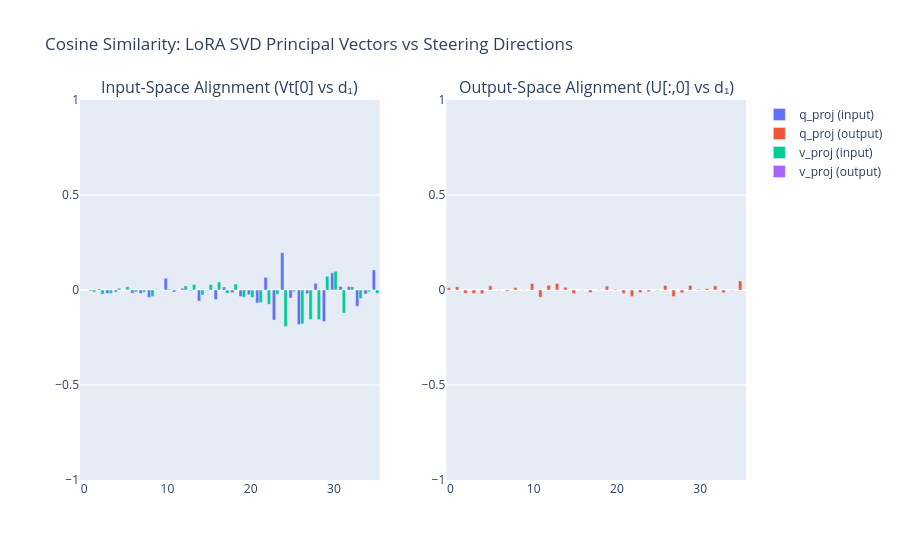

Notebook source saved alongside this figure:
### Code cell
fig = make_subplots(
    rows=1, cols=2,
    subplot_titles=("Input-Space Alignment (Vt[0] vs d₁)", "Output-Space Alignment (U[:,0] vs d₁)"),
)

for module in df_w["module"].unique():
    sub = df_w[df_w["module"] == module]
    fig.add_trace(
        go.Bar(x=sub["layer_idx"], y=sub["cos_sim_input"], name=f"{module} (input)"),
        row=1, col=1,
    )
    fig.add_trace(
        go.Bar(x=sub["layer_idx"], y=sub["cos_sim_output"], name=f"{module} (output)"),
        row=1, col=2,
    )

fig.update_layout(title="Cosine Similarity: LoRA SVD Principal Vectors vs Steering Directions", barmode="group")
fig.update_yaxes(range=[-1, 1])
fig.show()

### Figure 1 — Plotly figure (JSON) as saved in the notebook; plotly's stock layout.template omitted (floating-point values rounded to 4 significant figures)
{"data": [{"name": "q_proj (input)", "type": "bar", "x": [0, 1, 2, 3, 4, 5, 6, 7, 8, 9, 10, 11, 12, 13, 14, 15, 16, 17, 18, 19, 20, 21, 22, 23, 24, 25, 26, 27, 28, 29, 30, 31, 32, 33, 34, 35], "xaxis": "x", "y": [NaN, -0.005038, 0.005672, -0.01891, -0.01047, 9.818e-05, -0.01687, -0.01897, -0.03995, 0.002046, 0.06139, -0.01099, 0.009164, -0.004095, -0.05837, -0.00373, -0.04999, 0.01521, -0.01451, -0.03443, -0.02497, -0.06794, 0.06768, -0.1584, 0.1962, -0.04215, -0.1816, -0.01975, 0.03494, -0.1654, 0.09036, 0.01851, 0.01796, -0.08538, -0.02067, 0.1058], "yaxis": "y"}, {"name": "q_proj (output)", "type": "bar", "x": [0, 1, 2, 3, 4, 5, 6, 7, 8, 9, 10, 11, 12, 13, 14, 15, 16, 17, 18, 19, 20, 21, 22, 23, 24, 25, 26, 27, 28, 29, 30, 31, 32, 33, 34, 35], "xaxis": "x2", "y": [0.01162, 0.01764, -0.01752, -0.01864, -0.02023, 0.02194, -0.001157, -0.006985, 0.01293, 0.0008214, 0.03422, -0.03814, 0.02497, 0.03483, 0.01445, -0.0181, -0.001061, -0.01367, 0.00127, 0.02068, 0.00373, -0.01786, -0.03464, -0.01346, -0.009812, -0.002543, 0.02428, -0.03472, -0.01477, 0.02376, 0.003647, 0.008203, 0.02208, -0.015, -0.002754, 0.04795], "yaxis": "y2"}, {"name": "v_proj (input)", "type": "bar", "x": [0, 1, 2, 3, 4, 5, 6, 7, 8, 9, 10, 11, 12, 13, 14, 15, 16, 17, 18, 19, 20, 21, 22, 23, 24, 25, 26, 27, 28, 29, 30, 31, 32, 33, 34, 35], "xaxis": "x", "y": [NaN, -0.01046, -0.02273, -0.01723, 0.008896, 0.01647, -0.0109, -0.01179, -0.03372, -0.001092, 0.004674, -0.001096, 0.02163, 0.02901, -0.02586, 0.02785, 0.04183, -0.01768, 0.03183, -0.03802, -0.03951, -0.06634, -0.07521, -0.02276, -0.1921, -0.009822, -0.1785, -0.1554, -0.1565, 0.07276, 0.09903, -0.1207, 0.01728, -0.04438, -0.009181, -0.01842], "yaxis": "y"}, {"name": "v_proj (output)", "type": "bar", "x": [0, 1, 2, 3, 4, 5, 6, 7, 8, 9, 10, 11, 12, 13, 14, 15, 16, 17, 18, 19, 20, 21, 22, 23, 24, 25, 26, 27, 28, 29, 30, 31, 32, 33, 34, 35], "xaxis": "x2", "y": [NaN, NaN, NaN, NaN, NaN, NaN, NaN, NaN, NaN, NaN, NaN, NaN, NaN, NaN, NaN, NaN, NaN, NaN, NaN, NaN, NaN, NaN, NaN, NaN, NaN, NaN, NaN, NaN, NaN, NaN, NaN, NaN, NaN, NaN, NaN, NaN], "yaxis": "y2"}], "layout": {"annotations": [{"font": {"size": 16}, "showarrow": false, "text": "Input-Space Alignment (Vt[0] vs d₁)", "x": 0.225, "xanchor": "center", "xref": "paper", "y": 1, "yanchor": "bottom", "yref": "paper"}, {"font": {"size": 16}, "showarrow": false, "text": "Output-Space Alignment (U[:,0] vs d₁)", "x": 0.775, "xanchor": "center", "xref": "paper", "y": 1, "yanchor": "bottom", "yref": "paper"}], "barmode": "group", "title": {"text": "Cosine Similarity: LoRA SVD Principal Vectors vs Steering Directions"}, "xaxis": {"anchor": "y", "domain": [0, 0.45]}, "xaxis2": {"anchor": "y2", "domain": [0.55, 1]}, "yaxis": {"anchor": "x", "domain": [0, 1], "range": [-1, 1]}, "yaxis2": {"anchor": "x2", "domain": [0, 1], "range": [-1, 1]}}}
